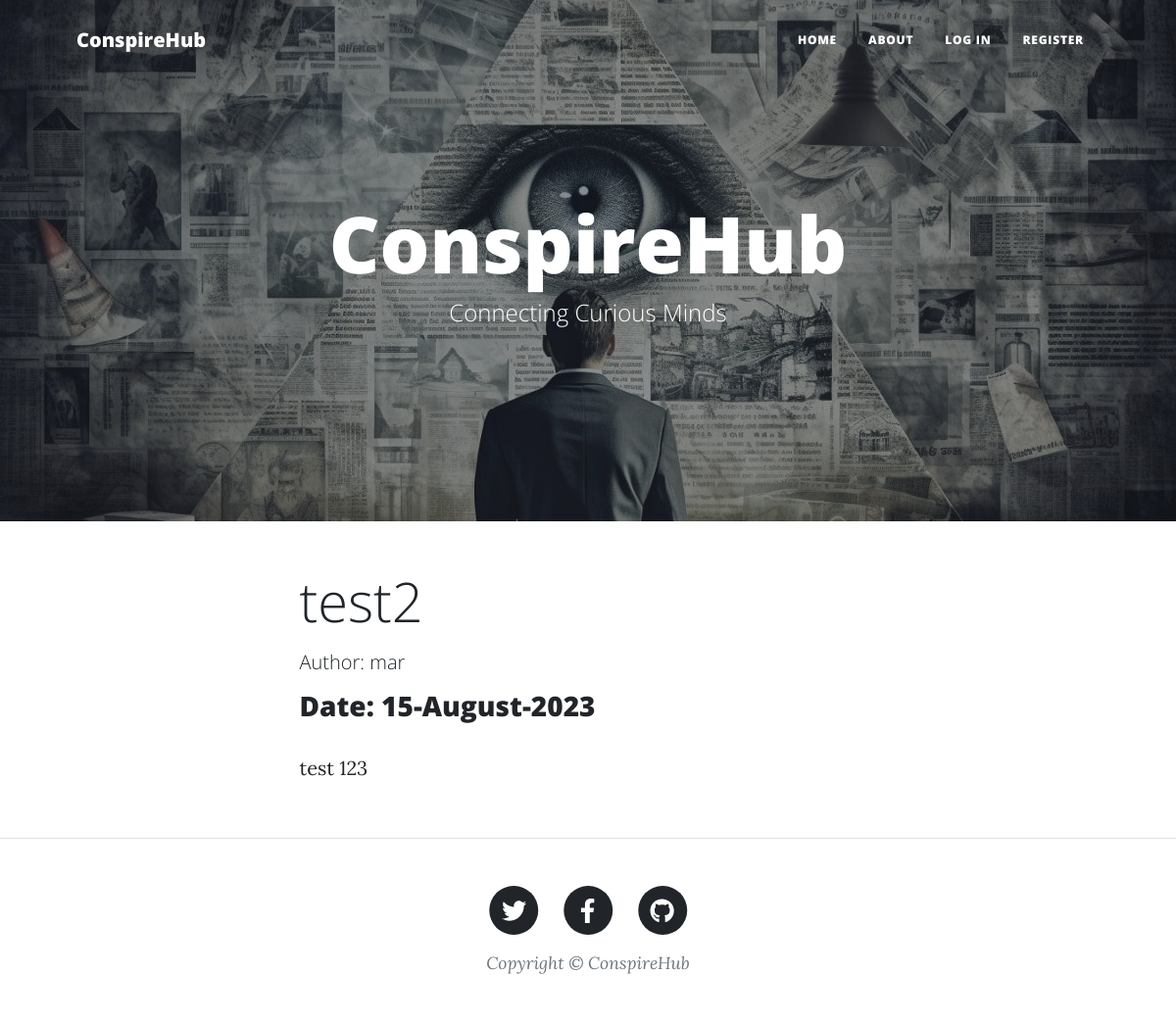
Page /6 on the committed database.
### blogproject/models.py (models this page shows, shortened)
class BlogPost(db.Model):
    users = db.relationship(User)
    id = db.Column(db.Integer, primary_key=True)
    user_id = db.Column(db.Integer, db.ForeignKey('users.id'), nullable=False)
    date = db.Column(db.DateTime, nullable=False, default=datetime.utcnow)
    title = db.Column(db.String(160), nullable=False)
    text = db.Column(db.Text, nullable=False)

class User(db.Model, UserMixin):
    __tablename__ = 'users'
    id = db.Column(db.Integer, primary_key=True)
    profile_image = db.Column(
        db.String(64), nullable=False, default='snake.png')
    email = db.Column(db.String(64), unique=True, index=True)
    username = db.Column(db.String(64), unique=True, index=True)
    password_hash = db.Column(db.String(128))
    posts = db.relationship('BlogPost', backref='author', lazy=True)

### blogproject/users/views.py (the view)
@users.route("/<username>")
def user_posts(username):
    page = request.args.get('page', 1, type=int)
    user = User.query.filter_by(username=username).first_or_404()
    blog_posts = BlogPost.query.filter_by(author=user).order_by(
        BlogPost.date.desc()).paginate(page=page, per_page=5)
    return render_template('user_posts.html',
                           blog_posts=blog_posts, user=user)

### blogproject/blog_posts/views.py (called while the page is built)
@blog_posts.route('/<int:blog_post_id>')
def view_post(blog_post_id):
    blog_post = BlogPost.query.get_or_404(blog_post_id)
    return render_template('article.html', title=blog_post.title,
                           date=blog_post.date, post=blog_post)

### blogproject/templates/article.html (shortened to what this page needs)
{% extends "base.html" %}
{% block content %}
<main class="mb-4">
    <div class="container px-4 px-lg-5">
        <div class="row gx-4 gx-lg-5 justify-content-center">
            <div class="col-md-10 col-lg-8 col-xl-7">
                <h1 class="display-4 mb-3">{{post.title}}</h1>
                <h2 class="lead mb-3">Author: {{post.author.username}}</h2>
                <h3 class="mb-4">Date: {{post.date.strftime('%d-%B-%Y')}}</h3>
                <p>{{post.text}}</p>
            </div>
        </div>
    </div>
</main>
{% endblock %}

### rows in the picture
BlogPost: title "test2", date "15-August-2023", text "test 123"
User: author.username "mar"
